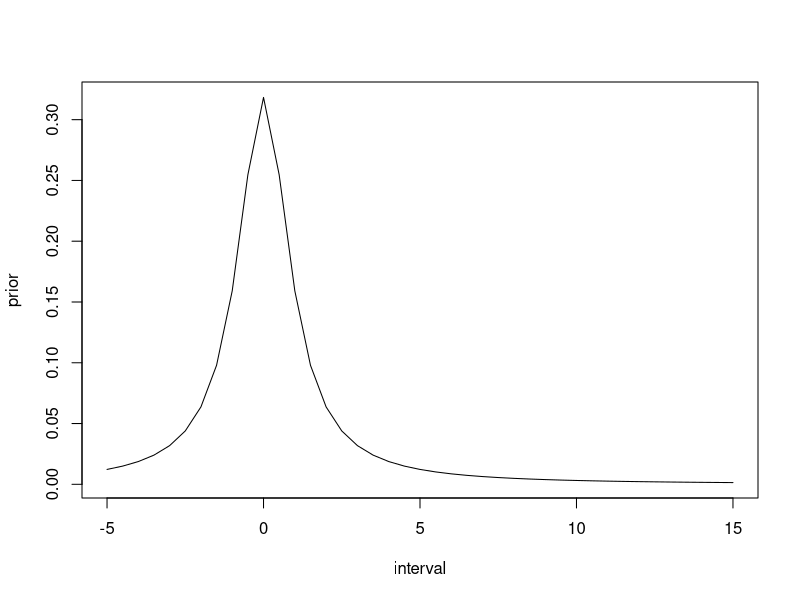
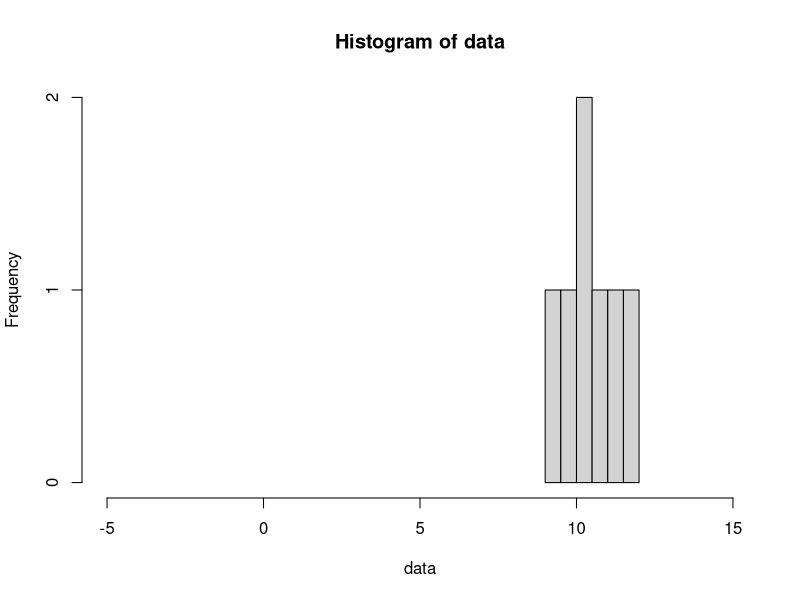
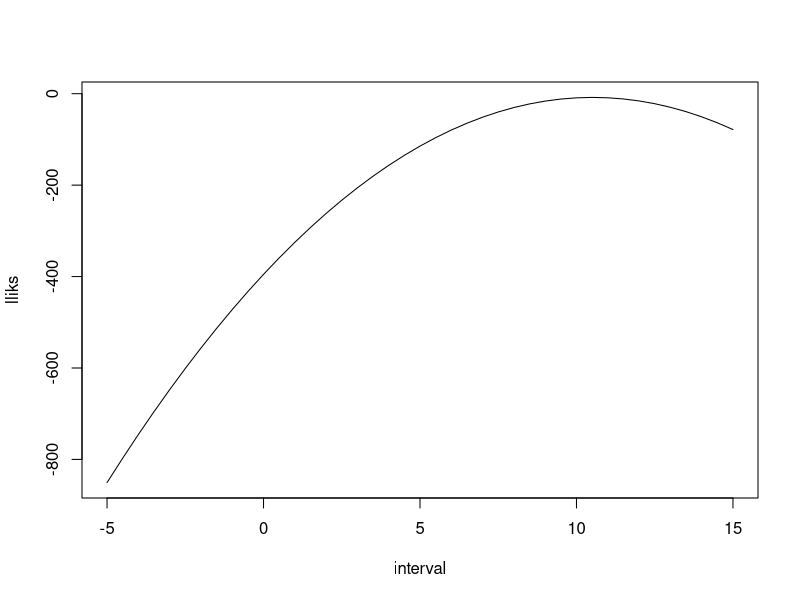
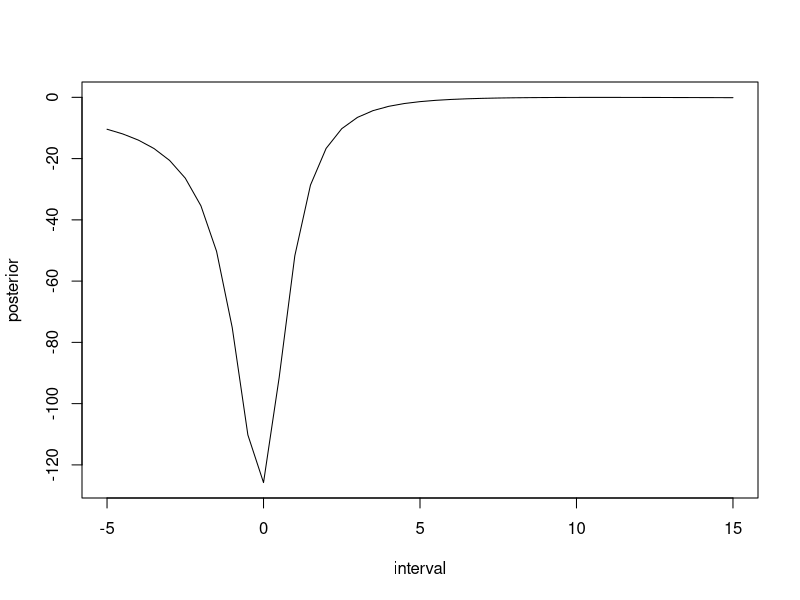
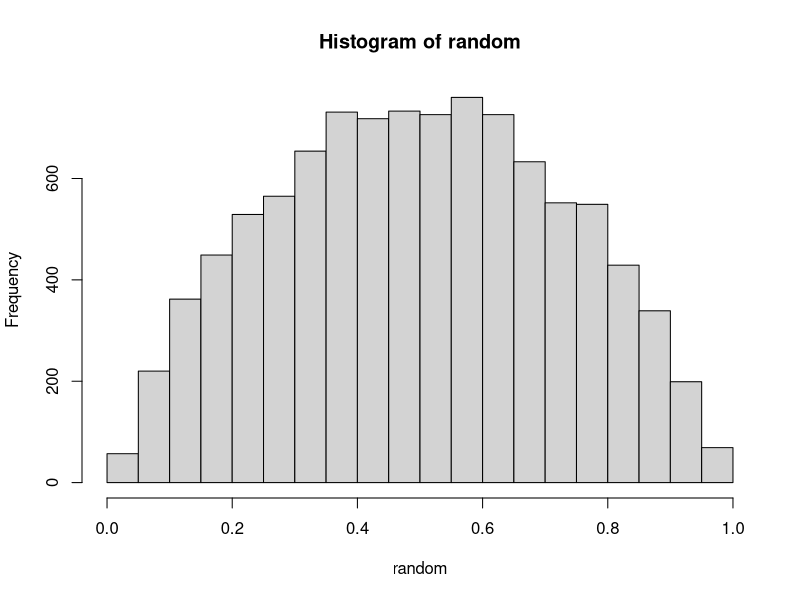
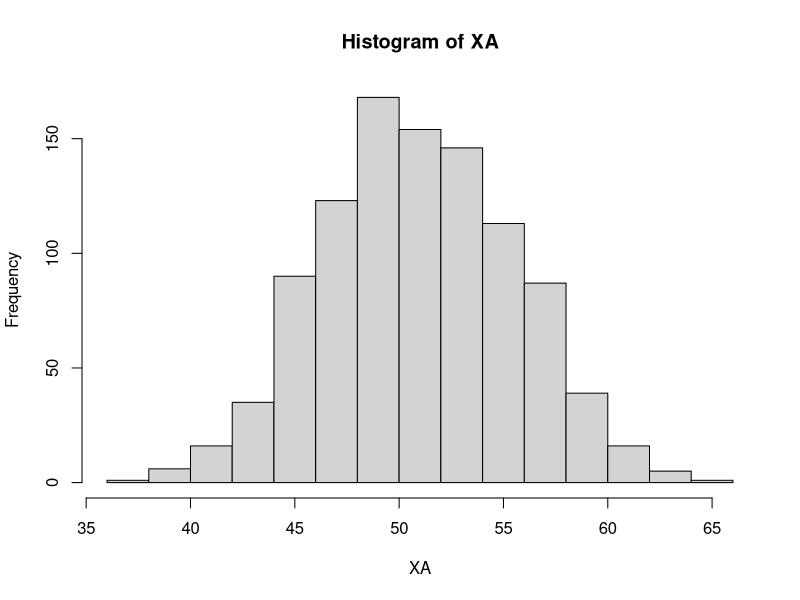
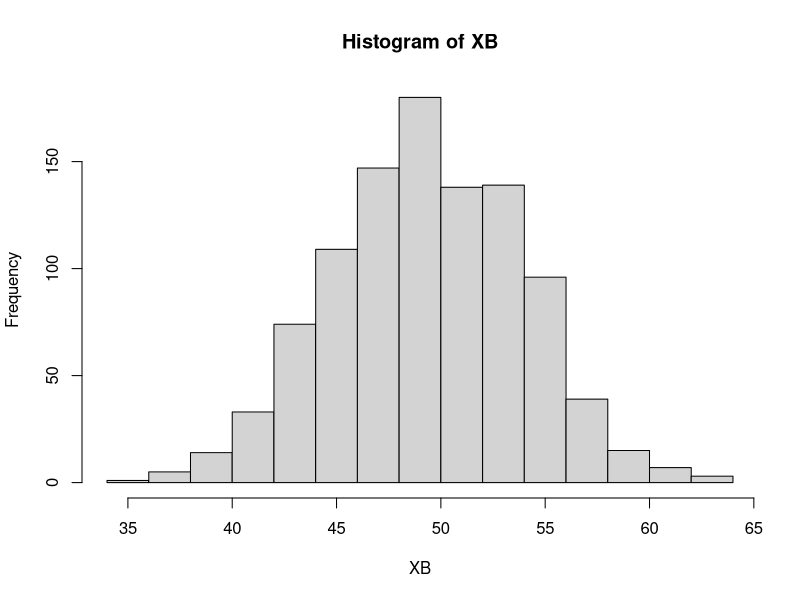
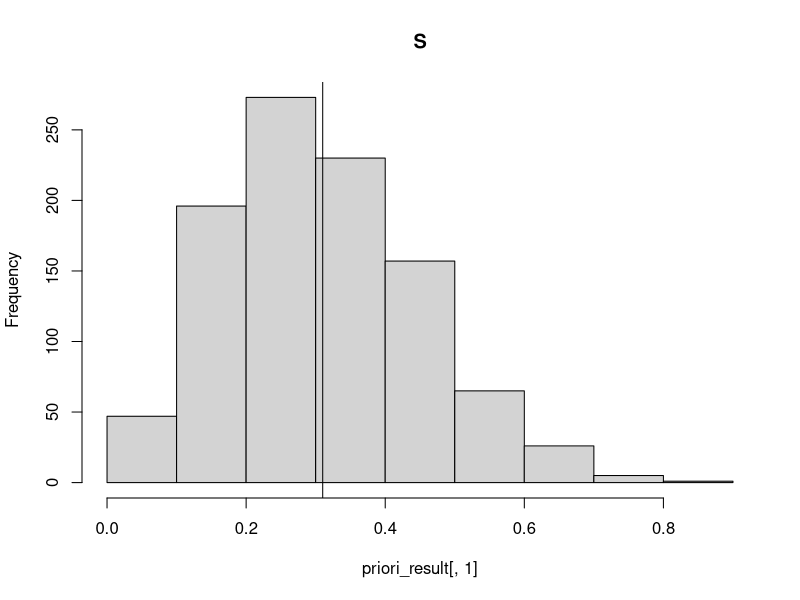

The R script that drew these images, in order:
## ---- chunk 1
knitr::opts_chunk$set(echo = TRUE)
knitr::opts_chunk$set(collapse = TRUE)
## ---- chunk 2
sigma <- 1
v <- 1
interval <- seq(-5, 15, by=0.5)
prior <- dt(x=interval, df=v)
plot(interval, prior, type="l")
## ---- chunk 3
data <- c(11.3710, 9.4353, 10.3631, 10.6329, 10.4043, 9.8939, 11.5115)
## ---- chunk 4
hist(data, xlim=range(-5, 15))
## ---- chunk 5
normal_log_likelihood <- function(mu, data) {
	n <- length(data)
	p1 <- (n/2) * log(2*pi) 
	p2 <- 1/2
	p3 <- sum((data - mu)**2)
	- p1 - p2 * p3
}
## ---- chunk 6
lliks <- c()
for (mu in interval) {
	lliks <- c(lliks, normal_log_likelihood(mu, data))
}

plot(interval, lliks, type="l")
## ---- chunk 7
posterior <- lliks * prior
## ---- chunk 8
plot(interval, posterior, type="l")
## ---- chunk 9
alpha <- 2
beta <- 2
random <- rbeta(10000, alpha, beta)
hist(random)
## ---- chunk 10
xA <- c(1, 1, 1, 1, 1, 1, 1, 1, 0, 0, 0, 0, 0)
xB <- c(1, 1, 0)
k <- 1

# Posterior-parametrar
alpha_xA <- alpha + sum(xA)
beta_xA <- beta + length(xA)*k - sum(xA)
alpha_xB <- alpha + sum(xB)
beta_xB <- beta + length(xB)*k - sum(xB)

expected_A <- alpha_xA/ (alpha_xA + beta_xA)
expected_B <- alpha_xB/ (alpha_xB + beta_xB)

expected_A
expected_B
## ---- chunk 11
n <- 87
pA <- mean(rbeta(1000, alpha_xA, beta_xA))
pB <- mean(rbeta(1000, alpha_xB, beta_xB))

XA <- rbinom(1000, n, pA)
XB <- rbinom(1000, n, pB)

hist(XA)
hist(XB)
## ---- chunk 12
# Produkt A
sum(XA > 40) / length(XA)
# Produkt B
sum(XB > 40) / length(XB)
## ---- chunk 13
# Produkt A
pA * n
# Produkt B
pB * n
## ---- chunk 14
library(gtools)
set.seed(4711)
## ---- chunk 15
# Ordningen är baserad på resultatet i valet 2014

# 	 	 		   S       M      SD       MP      C      V       L       KD      FI
valet_2014 <- c(0.3101, 0.2333, 0.1286, 0.0689, 0.0611, 0.0572, 0.0542, 0.0457, 0.0312)
sum(valet_2014)
alpha_guesses <- c( 3.1, 2.3, 1.2, 0.68, 0.69, 0.57, 0.54, 0.46, 0.31)
priori_result <- rdirichlet(n = 1000, alpha = alpha_guesses)
## ---- chunk 16
hist(  priori_result[,1], main = "S")
abline(v = valet_2014[1])
hist(  priori_result[,2], main = "M")
abline(v = valet_2014[2])
hist(  priori_result[,3], main = "SD")
abline(v = valet_2014[3])
## ---- chunk 17
hist(  priori_result[,4], main = "MP")
abline(v = valet_2014[4])
hist(  priori_result[,5], main = "C")
abline(v = valet_2014[5])
hist(  priori_result[,6], main = "V")
abline(v = valet_2014[6])
## ---- chunk 18
hist(  priori_result[,7], main = "L")
abline(v = valet_2014[7])
hist(  priori_result[,8], main = "KD")
abline(v = valet_2014[8])
hist(  priori_result[,9], main = "FI")
abline(v = valet_2014[9])
## ---- chunk 19
# 				S      M     SD      MP     C     V      L     KD   FI
maj_2020 <- c(0.317, 0.186, 0.189, 0.039, 0.072, 0.09, 0.034, 0.061, 0)
round_maj_2020 <- round(maj_2020 * 200)

round_maj_2020
sum(round_maj_2020)
## ---- chunk 20
alpha_posterior <- alpha_guesses + maj_2020

uppgiftA  <- 0 
uppgiftB  <- 0
uppgiftC  <- 0
uppgiftD  <- 0
S_results <- c()

n <- 10000

for (i in 1:n) {
    temp <- rdirichlet(n=1, alpha = alpha_posterior)
       
    # Borttagning av partier under 4%-spärren 
    for (i in 1:length(temp)){
        if(temp[i] < 0.04){
            temp[i] = 0
        }
    }
	# Normalisering
    total <- sum(temp)
    for (i in 1:length(temp)){
        temp[i] = temp[i] / total
    }
    
	# För tydlighetens skull
    S  <- temp[1]
    M  <- temp[2]
    SD <- temp[3]
    MP <- temp[4]
    C  <- temp[5]
    V  <- temp[6]
    L  <- temp[7]
    KD <- temp[8]
    FI <- temp[9]
    rödgröna <- S + V + MP
    alliansen <- M + C + L + KD
	
# LÖSNINGAR

# a)
    if (rödgröna > alliansen) { uppgiftA <- uppgiftA + 1 }
    
# b) 
    if (SD > M) { uppgiftB <- uppgiftB + 1 }

# c)
    if (KD < 0.04) { uppgiftC <- uppgiftC + 1 }

# d)
    if (MP < 0.04) { uppgiftD <- uppgiftD + 1 }

# e) 
    S_results <- c(S_results, S)
}

svarA <- uppgiftA / n
svarB <- uppgiftB / n
svarC <- uppgiftC / n
svarD <- uppgiftD / n

# e) ... fortsättning 
	mean <- mean(S_results) 
	sigma <- sd(S_results)
	n <- length(S_results)
	interval_size <- 0.95
	alpha <- 1 - 0.95

	error <- qnorm(1 - alpha/2) * sigma/sqrt(n)
	lower <- mean - error
	upper <- mean + error  
 
# SVAR:
